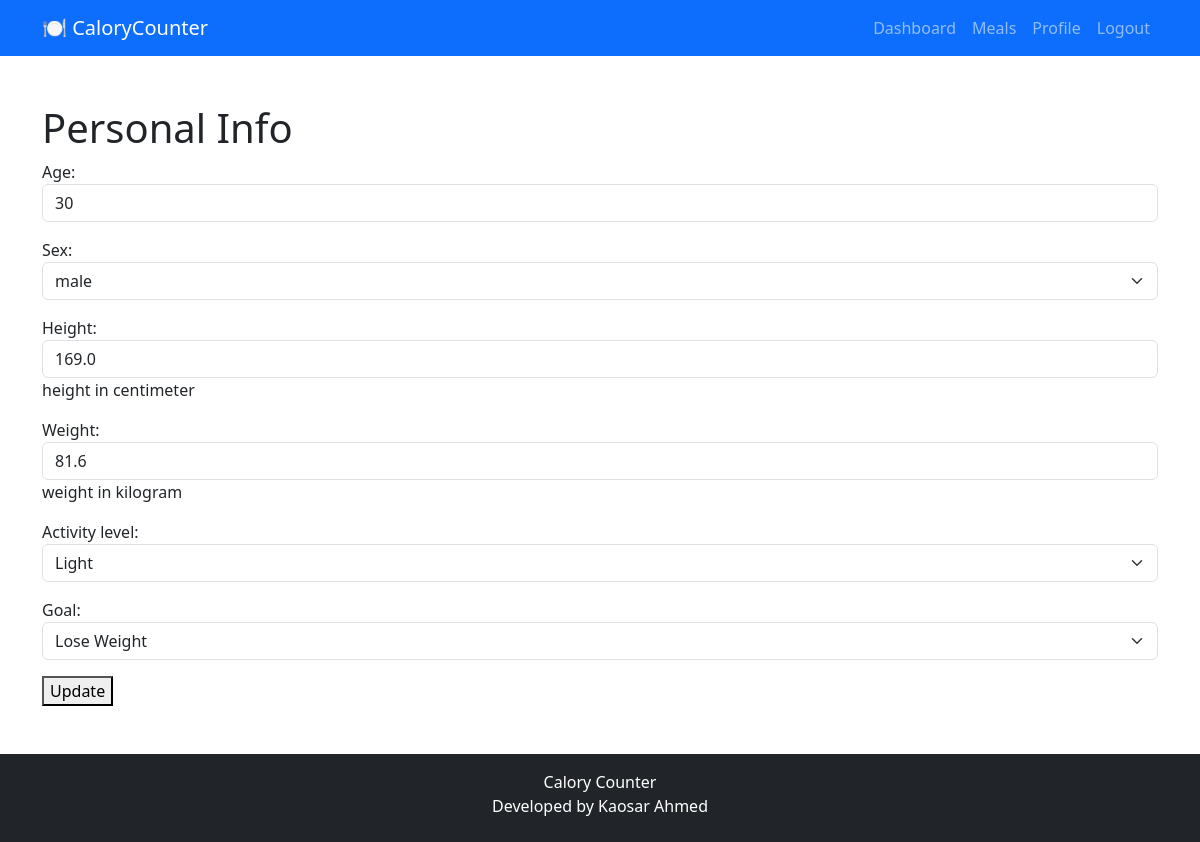
The app's page /profile/ (signed in) with its own data.
### users/models.py (models this page shows, shortened)
class PersonalInfo(models.Model):
    sex_choice = [
        ('male', 'male'),
        ('female', 'female')
    ]
    activity_choice = [
         ("Sedentary", "Sedentary"),
        ("Light", "Light"),
        ("Moderate", "Moderate"),
        ("Active", "Active"),
        ("Very Active", "Very Active"),
    ]
    goal_choice = [
        ("Lose Weight", "Lose Weight"),
        ("Maintain Weight", "Maintain Weight"),
        ("Gain Weight", "Gain Weight"),
    ]
    user = models.OneToOneField(User, on_delete=models.CASCADE)
    age = models.PositiveIntegerField()
    sex = models.CharField(max_length=10, choices=sex_choice)
    height = models.FloatField(help_text='height in centimeter')
    weight = models.FloatField(help_text='weight in kilogram')
    activity_level = models.CharField(max_length=20, choices=activity_choice)
    goal = models.CharField(max_length=20, choices=goal_choice)
    created_at = models.DateTimeField(auto_now_add=True)
    updated_at = models.DateTimeField(auto_now=True)

### users/views.py (the view)
# urls.py: path('profile/', personal_info, name='personal_info'),
@login_required
def personal_info(request):
    profile = PersonalInfo.objects.filter(user=request.user).first()
    if request.method == "POST":
        form = PersonalInfoForm(request.POST, instance=profile)
        if form.is_valid():
            obj = form.save(commit=False)
            obj.user = request.user
            obj.save()
            return redirect('dashboard')
    else:
        form = PersonalInfoForm(instance=profile)
    return render(request, 'users/personal_info.html', {'form':form})

### users/form.py (shortened to what this page needs)
class PersonalInfoForm(forms.ModelForm):
    class Meta:
        model = PersonalInfo
        exclude = [
            'user',
            'created_at',
            'updated_at',
        ]
        widgets = {
            "age": forms.NumberInput(attrs={
                "class": "form-control"
            }),
            "sex": forms.Select(attrs={
                "class": "form-select"
            }),
            "height": forms.NumberInput(attrs={
                "class": "form-control"
            }),
            "weight": forms.NumberInput(attrs={
                "class": "form-control"
            }),
            "goal": forms.Select(attrs={
                "class": "form-select"
            }),
            "activity_level": forms.Select(attrs={
                "class": "form-select"
            }),
        }

### templates/users/personal_info.html (shortened to what this page needs)
{% extends 'base.html' %}
{% block content %}
<h1>Personal Info</h1>
<form action="" method="POST">
    {{form.as_p}}
    <button type="submit">
    {% if form.instance.pk %}
    Update
    {% else %}
    Save
    {% endif %}
    </button>
</form>
{% endblock %}

### records on screen
PersonalInfo: age "30", sex "male", height "169.0", weight "81.6", activity_level "Light", goal "Lose Weight"
